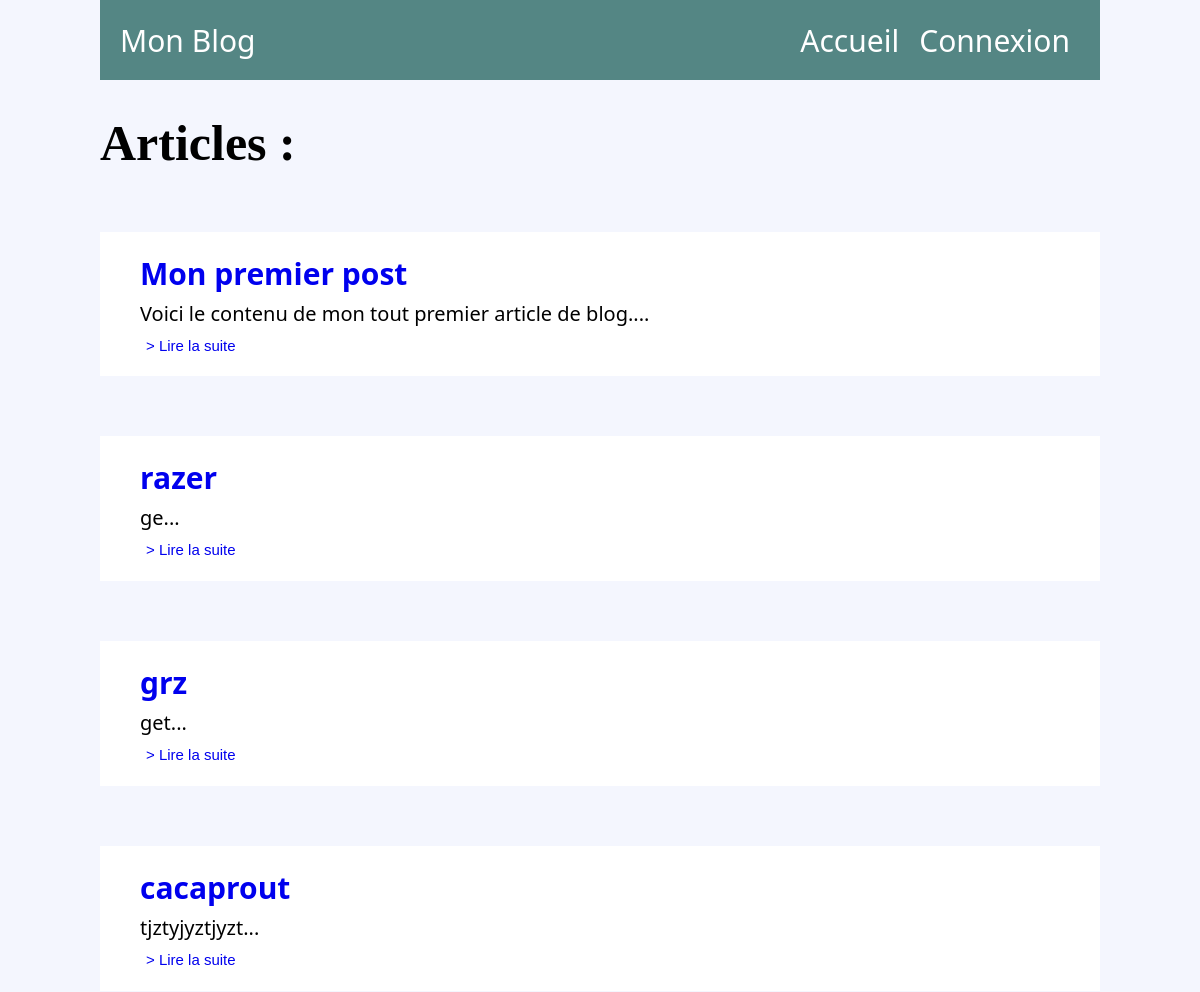
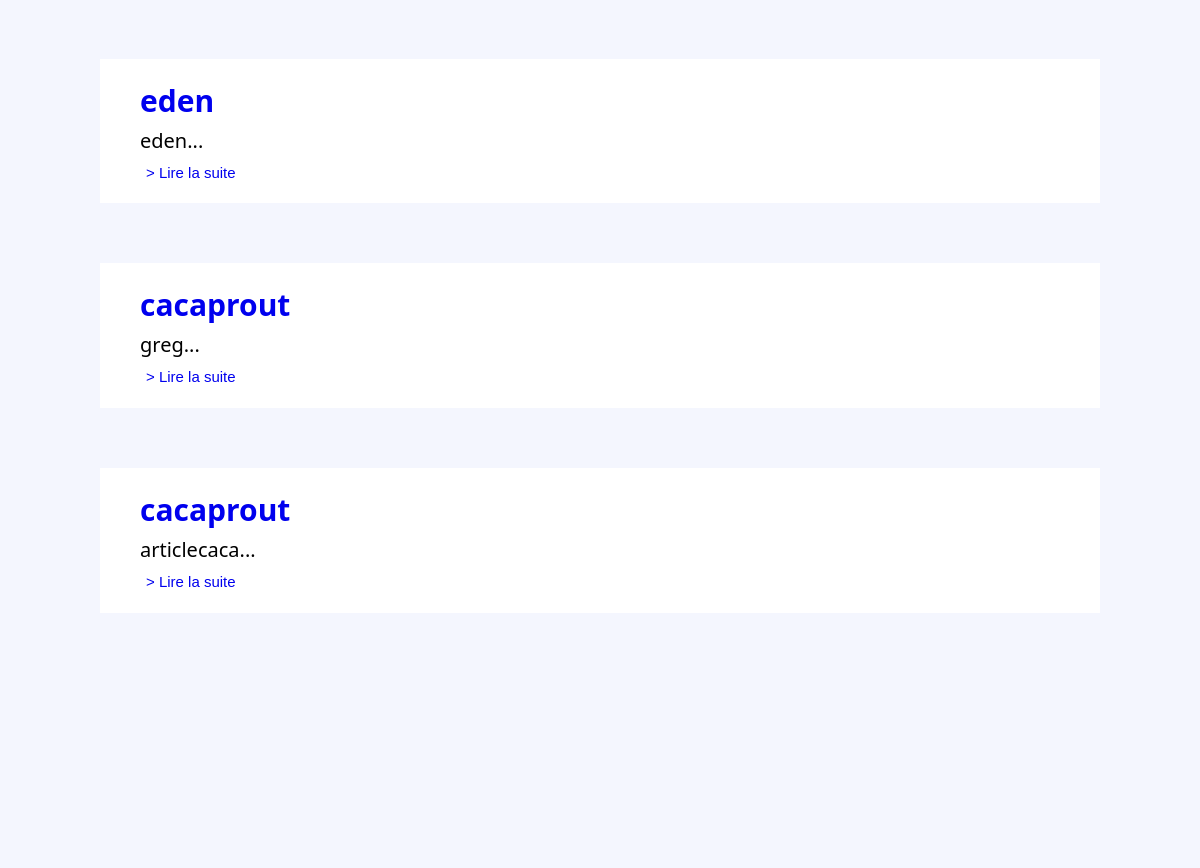
The app's page / (upper part), older data (2 pictures, top to bottom).
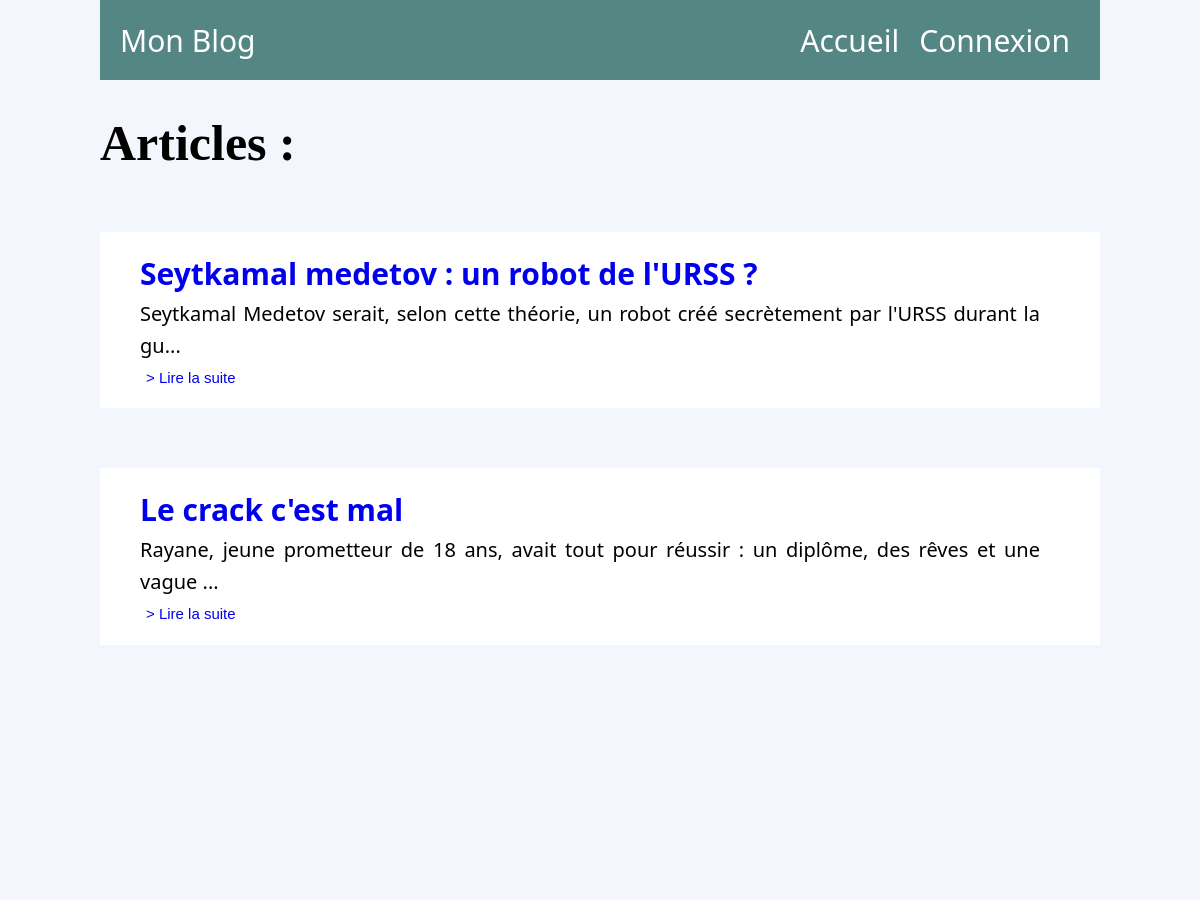
The same page, newer data.
### tables this page shows
CREATE TABLE `posts` (
  `id` int(11) NOT NULL,
  `titre` varchar(255) NOT NULL,
  `contenu` text NOT NULL,
  `date_creation` datetime DEFAULT CURRENT_TIMESTAMP,
  `auteur_id` int(11) DEFAULT NULL,
  `categorie_id` int(11) DEFAULT NULL
);

### index.php (the view, shortened to what this page needs)
<html>
    <head>
        <link rel="stylesheet" type="text/css" href="style.css">
    </head>
    <body>
        <?php
            include("include/header.php");
            include("include/basedonnee.php");
            echo "<h1> Articles :</h1>";
            $sql = "SELECT *
                    FROM posts";
            $query = $pdo->query($sql);
            $results = $query->fetchAll(PDO::FETCH_ASSOC);
            foreach ($results as $row)
            {
                ?>
                <div>
                    <ul>
                        <li class="titre"><a href="post.php?id=<?php echo htmlspecialchars($row["id"]) ?>">
                            <?php echo htmlspecialchars($row["titre"]); ?></a></li>
                        <li class="contenu"><?php echo htmlspecialchars(substr($row["contenu"], 0, 100)); ?>...</li>
                        <li class="bouton"><button><a href="post.php?id=<?php echo $row["id"] ?>">> Lire la suite</a></button></li>
                    </ul>
                </div>
                <?php
            }
        ?>
    </body>
</html>

Row changes from the older to the newer data that the page shows:
removed posts: titre "Mon premier post", contenu "Voici le contenu de mon tout premier article de blog."
removed posts: titre "razer", contenu "ge"
removed posts: titre "grz", contenu "get"
removed posts: titre "cacaprout", contenu "tjztyjyztjyzt"
removed posts: titre "eden", contenu "eden"
removed posts: titre "cacaprout", contenu "greg"
removed posts: titre "cacaprout", contenu "articlecaca"
added posts: titre "Seytkamal medetov : un robot de l'URSS ?", contenu "Seytkamal Medetov serait, selon cette théorie, un robot créé secrètement par l'URSS durant la gu"
added posts: titre "Le crack c'est mal", contenu "Rayane, jeune prometteur de 18 ans, avait tout pour réussir : un diplôme, des rêves et une vague"
